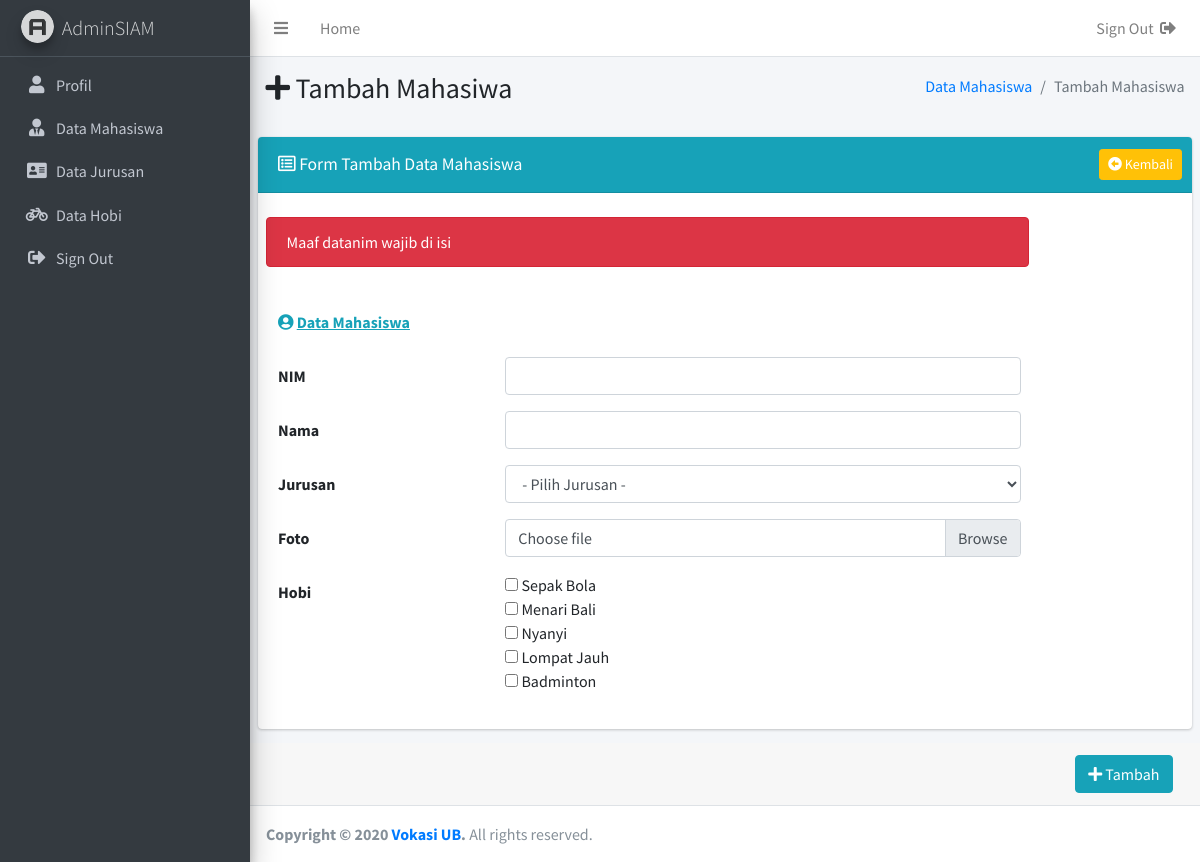
The app's page /admin/tambah_mahasiswa.php?notif=tambahkosong&jenis=nim with its own data.
### tables this page shows
CREATE TABLE `hobi` (
  `kode_hobi` int(11) NOT NULL,
  `hobi` varchar(50) NOT NULL
);

### admin/tambah_mahasiswa.php (the view, shortened to what this page needs)
<?php
include('../koneksi/koneksi.php');
?>
<!DOCTYPE html>
<html>
<head>
<?php include("includes/head.php") ?>
</head>
<body class="hold-transition sidebar-mini layout-fixed">
<div class="wrapper">
<?php include("includes/header.php") ?>
  <?php include("includes/sidebar.php") ?>
  <div class="content-wrapper">
    <section class="content-header">
      <div class="container-fluid">
        <div class="row mb-2">
          <div class="col-sm-6">
            <h3><i class="fas fa-plus"></i> Tambah Mahasiwa</h3>
          </div>
          <div class="col-sm-6">
            <ol class="breadcrumb float-sm-right">
              <li class="breadcrumb-item"><a href="mahasiswa.php">Data Mahasiswa</a></li>
              <li class="breadcrumb-item active">Tambah Mahasiswa</li>
            </ol>
          </div>
        </div>
      </div>
    </section>
    <section class="content">
    <div class="card card-info">
      <div class="card-header">
        <h3 class="card-title"style="margin-top:5px;"><i class="far fa-list-alt"></i> Form Tambah Data Mahasiswa</h3>
        <div class="card-tools">
          <a href="mahasiswa.php" class="btn btn-sm btn-warning float-right"><i class="fas fa-arrow-alt-circle-left"></i> Kembali</a>
        </div>
      </div>
      <div class="col-sm-10">
         <?php if((!empty($_GET['notif']))&&(!empty($_GET['jenis']))){?>
		   <?php if($_GET['notif']=="tambahkosong"){?>
				<div class="alert alert-danger" role="alert">Maaf data<?php echo $_GET['jenis'];?> wajib di isi</div>
		  <?php }?>
	   <?php }?>
      </div>
      <form class="form-horizontal" method="post" enctype="multipart/form-data"
	  action="konfirmasi_tambah_mahasiswa.php">
        <div class="card-body">
          <div class="form-group row">
            <label for="foto" class="col-sm-12 col-form-label"><span class="text-info"><i class="fas fa-user-circle"></i> <u>Data Mahasiswa</u></span></label>
          </div>
          <div class="form-group row">
            <label for="nim" class="col-sm-3 col-form-label">NIM</label>
            <div class="col-sm-7">
              <input type="text" class="form-control" name="nim" id="nim"
			  value="<?php if(!empty($_SESSION['nim'])){ echo $_SESSION['nim'];} ?>">
            </div>
          </div>
          <div class="form-group row">
            <label for="nama" class="col-sm-3 col-form-label">Nama</label>
            <div class="col-sm-7">
              <input type="text" class="form-control" name="nama" id="nama"
			  value="<?php if(!empty($_SESSION['nama'])){ echo $_SESSION['nama'];} ?>">
            </div>
          </div>
          <div class="form-group row">
            <label for="jurusan" class="col-sm-3 col-form-label">Jurusan</label>
            <div class="col-sm-7">
              <select class="form-control" id="jurusan" name="jurusan">
                <option value="0">- Pilih Jurusan -</option>
              </select>
            </div>
          </div>
          <div class="form-group row">
            <label for="foto" class="col-sm-3 col-form-label">Foto </label>
            <div class="col-sm-7">
              <div class="custom-file">
                <label class="custom-file-label" for="customFile">Choose file</label>
              </div>
            </div>
          </div>
          <div class="form-group row">
            <label for="hobi" class="col-sm-3 col-form-label">Hobi</label>
            <div class="col-sm-7">
              <?php
			   $sql_h = "select `kode_hobi`, `hobi`
			   from `hobi` order by `kode_hobi`";
			   $query_h = mysqli_query($koneksi,$sql_h);
			   while($data_h = mysqli_fetch_row($query_h)){
			   $kode_hobi = $data_h[0];
			   $hobi = $data_h[1];
			   ?>
			   <input type="checkbox"  name="hobi[]"
			   value="<?php echo $kode_hobi; ?>"/>
			   <?php echo $hobi; ?></br>
			   <?php }?>
            </div>
          </div>
          </div>
        </div>
      </div>
        <div class="card-footer">
          <div class="col-sm-12">
            <button type="submit" class="btn btn-info float-right"><i class="fas fa-plus"></i> Tambah</button>
          </div>
        </div>
    </div>
  </div>
  <?php include("includes/footer.php") ?>
</body>
</html>

### records on screen
hobi: hobi "Sepak Bola"
hobi: hobi "Menari Bali"
hobi: hobi "Nyanyi"
hobi: hobi "Lompat Jauh"
hobi: hobi "Badminton"

### other values on screen
$_GET['jenis'] "nim"
